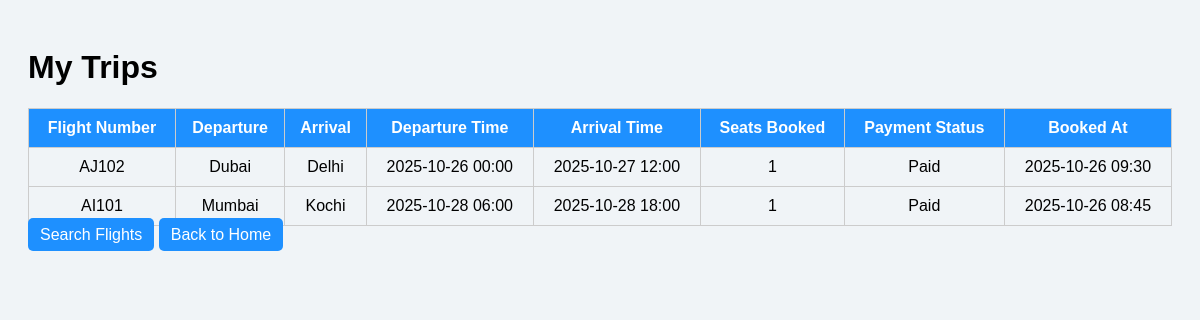
Screenshot of /flights/my-trips/ (signed in) with the database file from the repository.
### flights/models.py (models this page shows, shortened)
class Booking(models.Model):
    user = models.ForeignKey(settings.AUTH_USER_MODEL, on_delete=models.CASCADE)
    flight = models.ForeignKey(Flight, on_delete=models.CASCADE)
    seats_booked = models.PositiveIntegerField(default=1)  # Number of seats booked
    booked_at = models.DateTimeField(auto_now_add=True)
    payment_status = models.CharField(max_length=20, default='Pending')  # Pending / Paid / Failed

class Flight(models.Model):
    flight_number = models.CharField(max_length=10)
    departure_airport = models.CharField(max_length=50)
    arrival_airport = models.CharField(max_length=50)
    departure_datetime = models.DateTimeField()
    arrival_datetime = models.DateTimeField()
    price = models.DecimalField(max_digits=8, decimal_places=2)
    seats_available = models.IntegerField()
    status = models.CharField(max_length=20, default='On-time')  # On-time / Delayed

### flights/views.py (the view)
# urls.py: path('my-trips/', views.my_trips, name='my_trips'),            # View user bookings
@login_required
def my_trips(request):
    bookings = Booking.objects.filter(user=request.user).order_by('-booked_at')
    return render(request, 'flights/my_trips.html', {'bookings': bookings})

### flights/templates/flights/my_trips.html (shortened to what this page needs)
<!DOCTYPE html>
<html>
<head>
</head>
<body>
<h1>My Trips</h1>
<table>
    <tr>
        <th>Flight Number</th>
        <th>Departure</th>
        <th>Arrival</th>
        <th>Departure Time</th>
        <th>Arrival Time</th>
        <th>Seats Booked</th>
        <th>Payment Status</th>
        <th>Booked At</th>
    </tr>
    {% for booking in bookings %}
    <tr>
        <td>{{ booking.flight.flight_number }}</td>
        <td>{{ booking.flight.departure_airport }}</td>
        <td>{{ booking.flight.arrival_airport }}</td>
        <td>{{ booking.flight.departure_datetime|date:"Y-m-d H:i" }}</td>
        <td>{{ booking.flight.arrival_datetime|date:"Y-m-d H:i" }}</td>
        <td>{{ booking.seats_booked }}</td>
        <td>{{ booking.payment_status }}</td>
        <td>{{ booking.booked_at|date:"Y-m-d H:i" }}</td>
    </tr>
    {% empty %}
    <tr><td colspan="8">No bookings yet.</td></tr>
    {% endfor %}
</table>
<a href="{% url 'flight_list' %}" class="button">Search Flights</a>
<a href="{% url 'home' %}" class="button">Back to Home</a>
</body>
</html>

### flights/templates/flights/my_trips.html (style rules this page uses)
body { font-family: Arial, sans-serif; padding: 20px; background-color: #f0f4f7; }
table { width: 100%; border-collapse: collapse; margin-top: 20px; }
th, td { padding: 10px; border: 1px solid #ccc; text-align: center; }
th { background-color: #1E90FF; color: white; }
a.button { padding: 8px 12px; background-color: #1E90FF; color: white; text-decoration: none; border-radius: 5px; }

### rows the page displays
Booking: flight.flight_number "AJ102", flight.departure_airport "Dubai", flight.arrival_airport "Delhi", flight.departure_datetime "2025-10-26 00:00", flight.arrival_datetime "2025-10-27 12:00", seats_booked "1", payment_status "Paid", booked_at "2025-10-26 09:30"
Booking: flight.flight_number "AI101", flight.departure_airport "Mumbai", flight.arrival_airport "Kochi", flight.departure_datetime "2025-10-28 06:00", flight.arrival_datetime "2025-10-28 18:00", seats_booked "1", payment_status "Paid", booked_at "2025-10-26 08:45"
